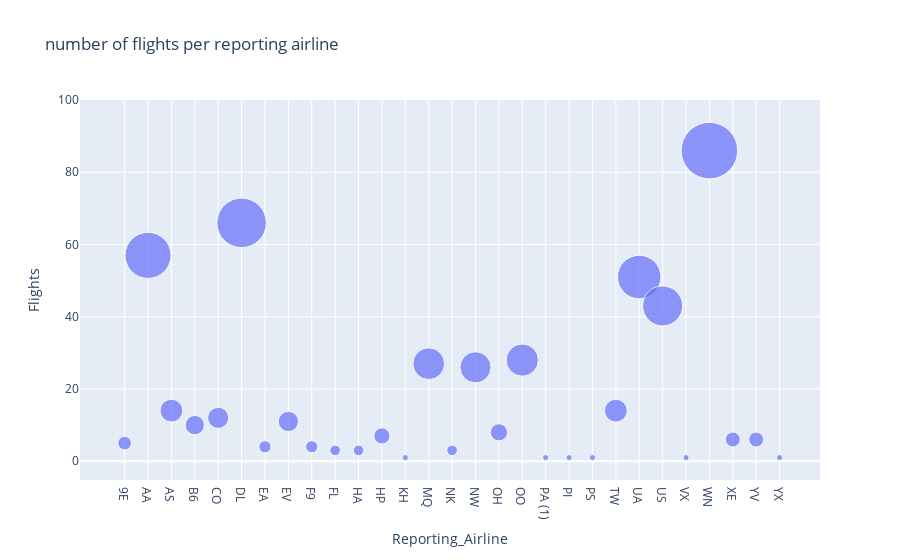

This figure's notebook cell:
### Markdown cell above
**To do**

*   Create a bubble chart using the `bub_data` with x-axis being reporting airline and y-axis being flights.
*   Provide title to the chart
*   Update size of the bubble based on the number of flights. Use `size` parameter.
*   Update name of the hover tooltip to `reporting_airline` using `hover_name` parameter.

### Code cell
# Create bubble chart here
fig = px.scatter(bub_data, x="Reporting_Airline", y="Flights", size="Flights", hover_name="Reporting_Airline", title='number of flights per reporting airline', size_max=40) 
fig.show()

### Figure 1 — Plotly figure (JSON) as saved in the notebook; plotly's stock layout.template omitted (floating-point values rounded to 4 significant figures)
{"data": [{"hovertemplate": "<b>%{hovertext}</b><br><br>Reporting_Airline=%{x}<br>Flights=%{marker.size}<extra></extra>", "hovertext": ["9E", "AA", "AS", "B6", "CO", "DL", "EA", "EV", "F9", "FL", "HA", "HP", "KH", "MQ", "NK", "NW", "OH", "OO", "PA (1)", "PI", "PS", "TW", "UA", "US", "VX", "WN", "XE", "YV", "YX"], "legendgroup": "", "marker": {"color": "#636efa", "size": [5, 57, 14, 10, 12, 66, 4, 11, 4, 3, 3, 7, 1, 27, 3, 26, 8, 28, 1, 1, 1, 14, 51, 43, 1, 86, 6, 6, 1], "sizemode": "area", "sizeref": 0.05375, "symbol": "circle"}, "mode": "markers", "name": "", "orientation": "v", "showlegend": false, "type": "scatter", "x": ["9E", "AA", "AS", "B6", "CO", "DL", "EA", "EV", "F9", "FL", "HA", "HP", "KH", "MQ", "NK", "NW", "OH", "OO", "PA (1)", "PI", "PS", "TW", "UA", "US", "VX", "WN", "XE", "YV", "YX"], "xaxis": "x", "y": [5, 57, 14, 10, 12, 66, 4, 11, 4, 3, 3, 7, 1, 27, 3, 26, 8, 28, 1, 1, 1, 14, 51, 43, 1, 86, 6, 6, 1], "yaxis": "y"}], "layout": {"autosize": true, "legend": {"itemsizing": "constant", "tracegroupgap": 0}, "title": {"text": "number of flights per reporting airline"}, "xaxis": {"anchor": "y", "autorange": true, "domain": [0, 1], "range": [-1.866, 29.71], "title": {"text": "Reporting_Airline"}, "type": "category"}, "yaxis": {"anchor": "x", "autorange": true, "domain": [0, 1], "range": [-5.94, 104.6], "title": {"text": "Flights"}, "type": "linear"}}}
